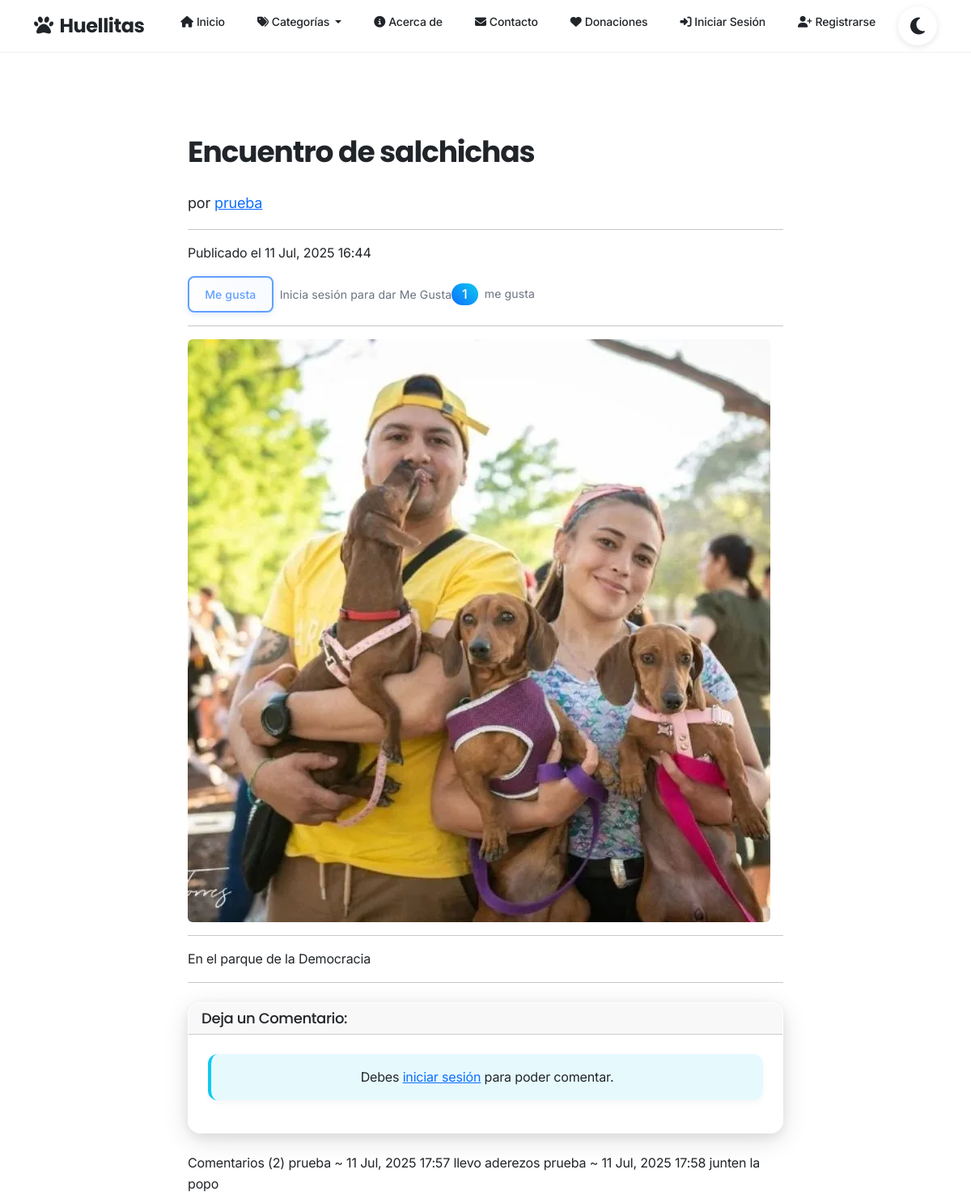
Screenshot of /post/3/ with the database file from the repository.
### blog/models.py (models this page shows, shortened)
class Post(models.Model):
    titulo = models.CharField(max_length=200)
    contenido = models.TextField()
    fecha_publicacion = models.DateTimeField(auto_now_add=True) # Se establece automáticamente al crear el post
    autor = models.ForeignKey(User, on_delete=models.CASCADE, related_name='posts') # Un post pertenece a un usuario. Si el usuario se elimina, sus posts también.
    categoria = models.ForeignKey(Categoria, on_delete=models.SET_NULL, null=True, blank=True) # Un post puede tener una categoría. Si la categoría se elimina, el campo se pone a NULL.
    imagen_portada = models.ImageField(upload_to='post_images/', null=True, blank=True) # Opcional: permite subir imágenes
    class Meta:
        ordering = ['-fecha_publicacion'] # Por defecto, los posts se ordenarán del más nuevo al más viejo
    @property
    def total_likes(self):
        return self.likes.count() # 'likes' es el related_name del ForeignKey en el modelo Like

class Comentario(models.Model):
    post = models.ForeignKey(Post, on_delete=models.CASCADE, related_name='comentarios') # Un comentario pertenece a un post. Si el post se elimina, sus comentarios también.
    autor = models.ForeignKey(User, on_delete=models.CASCADE, related_name='comentarios') # Un comentario es hecho por un usuario.
    contenido = models.TextField()
    fecha_creacion = models.DateTimeField(auto_now_add=True) # Se establece automáticamente al crear el comentario
    class Meta:
        ordering = ['fecha_creacion'] # Ordenar comentarios por fecha de creación

### blog/views.py (the view)
# urls.py: path('post/<int:pk>/', PostDetailView.as_view(), name='post_detail'),
class PostDetailView(DetailView):
    model = Post
    template_name = 'blog/post_detail.html'
    context_object_name = 'post'
    def get_context_data(self, **kwargs):
        context = super().get_context_data(**kwargs)
        context['comment_form'] = ComentarioForm()
        user_has_liked = False
        if self.request.user.is_authenticated:
            user_has_liked = Like.objects.filter(post=self.object, user=self.request.user).exists()
        context['user_has_liked'] = user_has_liked
        return context

### blog/context_processors.py (called while the page is built)
def categorias_globales(request):
    return {
        'categorias': Categoria.objects.all()
    }

### blog/templates/blog/post_detail.html (shortened to what this page needs)
{% extends 'blog/base.html' %}
{% load crispy_forms_tags %}
{% load static %}
{% block content %}
    <div class="row">
        <div class="col-lg-8 offset-lg-2">
            <h1 class="mt-4">{{ post.titulo }}</h1>
            <p class="lead">
                por <a href="#">{{ post.autor.username }}</a>
            </p>
            <hr>
            <p>Publicado el {{ post.fecha_publicacion|date:"d M, Y H:i" }}</p>
            <div class="mb-3 d-flex align-items-center">
                {% if user.is_authenticated %}
                    {% if user_has_liked %}
                        <form action="{% url 'like_post' post.pk %}" method="post" class="d-inline">
                            {% csrf_token %}
                            <button type="submit" class="btn btn-danger btn-sm me-2">
                                <i class="bi bi-heart-fill"></i> Ya no me gusta
                            </button>
                        </form>
                    {% else %}
                        <form action="{% url 'like_post' post.pk %}" method="post" class="d-inline">
                            {% csrf_token %}
                            <button type="submit" class="btn btn-outline-primary btn-sm me-2">
                                <i class="bi bi-heart"></i> Me gusta
                            </button>
                        </form>
                    {% endif %}
                {% else %}
                    <button class="btn btn-outline-primary btn-sm me-2" disabled>
                         Me gusta
                    </button>
                    <small class="text-muted">Inicia sesión para dar Me Gusta</small>
                {% endif %}
                <span class="badge bg-primary fs-6">{{ post.total_likes }}</span>
                <span class="ms-2 text-muted">me gusta</span>
            </div>
            <hr>
            {% if post.imagen_portada %}
                <img class="img-fluid rounded" src="{{ post.imagen_portada.url }}" alt="{{ post.titulo }}">
                <hr>
            {% endif %}
            <p>{{ post.contenido|linebreaksbr }}</p>
            <hr>
            <div class="card my-4">
                <h5 class="card-header">Deja un Comentario:</h5>
                <div class="card-body">
                    {% if user.is_authenticated %}
                        <form id="comment-form" action="{% url 'add_comment_to_post' post.pk %}" method="post">
                            {% csrf_token %}
                            <div class="mb-3">
                                {{ comment_form|crispy }}
                                {% if comment_form.contenido.errors %}
                                    <div class="text-danger small mt-1">
                                        {% for error in comment_form.contenido.errors %}
                                            {{ error }}
                                        {% endfor %}
                                    </div>
                                {% endif %}
                            </div>
                            {% if comment_form.non_field_errors %}
                                <div class="text-danger small mt-1">
                                    {% for error in comment_form.non_field_errors %}
                                        {{ error }}
                                    {% endfor %}
                                </div>
                            {% endif %}
                            <button type="submit" class="btn btn-success mt-3">Publicar Comentario</button>
                        </form>
                    {% else %}
                        <p class="alert alert-info text-center">Debes <a href="{% url 'login' %}">iniciar sesión</a> para poder comentar.</p>
                    {% endif %}
                </div>
            </div>
                    Comentarios ({{ post.comentarios.count }})
                    {% if post.comentarios.exists %}
                        {% for comentario in post.comentarios.all %}
                                {{ comentario.autor.username }} ~ {{ comentario.fecha_creacion|date:"d M, Y H:i" }}
                            {{ comentario.contenido|linebreaksbr }}
                    {% endfor %}
                {% else %}
                Aún no hay comentarios. ¡Sé el primero en comentar!
                {% endif %}
        </div>
    </div>
{% endblock content %}

### blog/templates/blog/base.html (style rules this page uses)
body { padding-top: 70px; }

### rows the page displays
Post: titulo "Encuentro de salchichas", autor.username "prueba", fecha_publicacion "11 Jul, 2025 16:44", total_likes "1", imagen_portada (picture), contenido "En el parque de la Democracia", comentarios.count "2"
Comentario: autor.username "prueba", fecha_creacion "11 Jul, 2025 17:57", contenido "llevo aderezos"
Comentario: autor.username "prueba", fecha_creacion "11 Jul, 2025 17:58", contenido "junten la popo"
